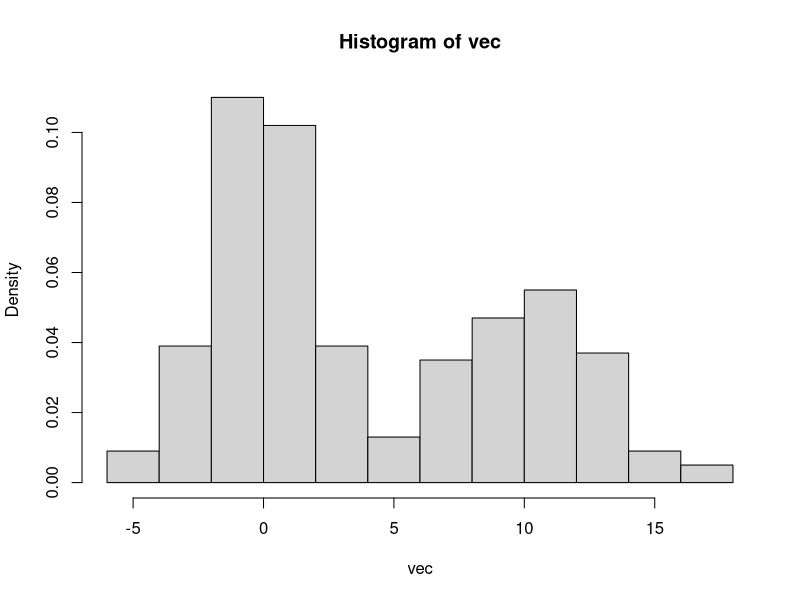
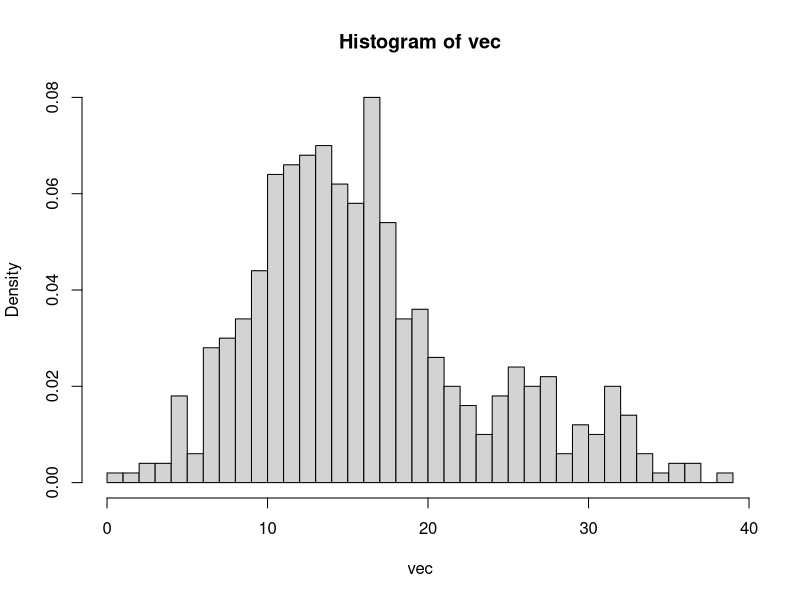
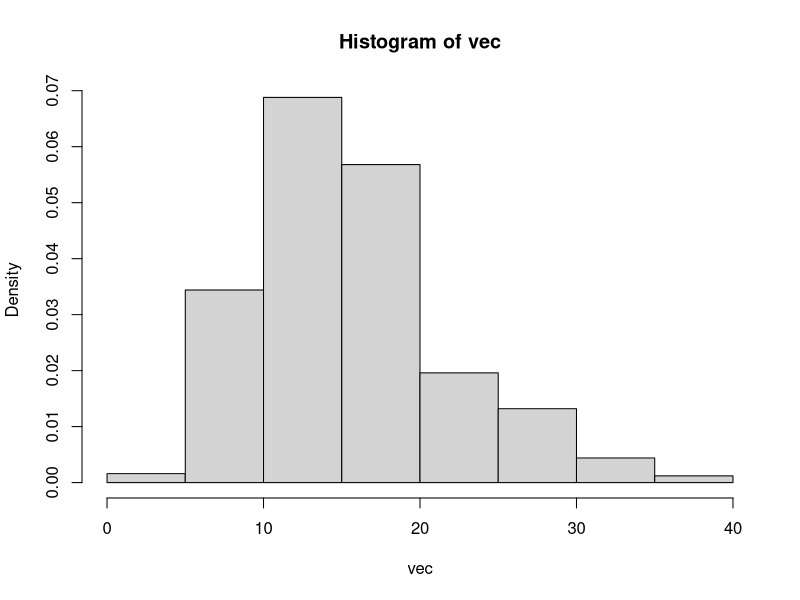
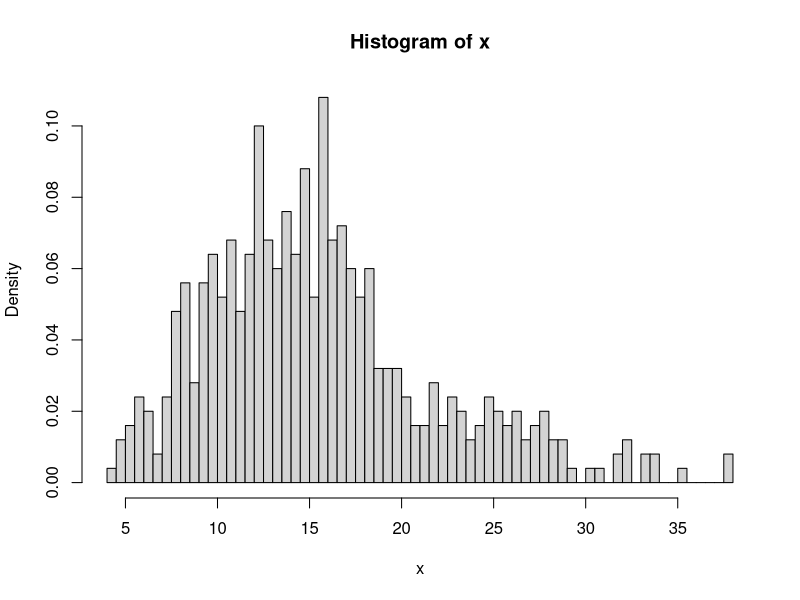

R code for these plots, in order:
## ---- chunk 1
# Fonction permettant de générer des données 
f <- function(mu1, mu2, s1, s2, n1, n2) {
  vec1<- rnorm(n1,mu1, s1)
  vec2<- rnorm(n2,mu2, s2)
  vec <- sample(c(vec1, vec2))
  
  hist(vec, freq = F)
  
  return(vec)
}

res <- f(0, 10, 2, 3, 300, 200)
res

# envoi du vecteur 
# write.csv(res, 'res.csv')
## ---- chunk 2
# Visualisation des données du vecteur 
vec <- read.table("data/vecteur_4.csv", sep = ",")
vec <- vec$V2
vec <- vec[-1]
vec <- sapply(vec, as.numeric)

hist(vec, nclass = 50, freq = F)
## ---- chunk 3
densite <- function(sigma, mu, x) {
  d <- (1/(sigma*sqrt(2*pi)))  * exp((-1/2)*  ((x-mu)/sigma)^2)
  return(d)
}

## ---- chunk 4
mu1.1 <- 14
mu2.1 <- 26
s1.1 <- 5
s2.1 <- 10
## ---- chunk 5
# Pour x = 12
d.1.12 <- densite(sigma = s1.1, mu = mu1.1, x = 12)
d.2.12 <- densite(sigma = s2.1, mu = mu2.1, x = 12)
d.1.12/d.2.12  # > 1

# pour x = 20
d.1.20 <- densite(sigma = s1.1, mu = mu1.1, x = 20)
d.2.20 <- densite(sigma = s2.1, mu = mu2.1, x = 20)
d.1.20/d.2.20 # > 1

# pour x = 25
d.1.25 <- densite(sigma = s1.1, mu = mu1.1, x = 25)
d.2.25 <- densite(sigma = s2.1, mu = mu2.1, x = 25)
d.1.25/d.2.25 # < 1
## ---- chunk 6
etapeE <- function (vec, mu1, mu2, s1, s2) {
  # la fonction etapeE prend en entrée : 
  #   - un vecteur de valeurs
  #   - les paramètres initialisés (ou réestimés) des deux gaussiennes 
  
  # initialisation de la matrice 
  mat <- matrix(0, nrow = length(vec), ncol=2)
  # cette matrice de longueur 500 (taille du vecteur vec) accueillera dans ses colonnes 1 et 2 les valeurs des probabilités que la valeur i du vecteur vec appartienne à la gaussienne 1 et à la gaussienne 2. Chaque ligne i de la matrice somme donc à 1 avec chaque élément des colonnes 1 et 2 compris entre 0 et 1.
  
  # On initialise deux vecteurs d1 et d2
  # d1 (resp. d2) accueillera les valeurs des densités de chacun des x du vecteur *vec* s'il appartient à la gausienne 1 (de paramètres mu1 et s1) (et resp. 2, de paramètres mu2 et s2)
  d1 <- NULL 
  d2 <- NULL
  
  # calcul des densités du vecteur vec pour g1 et g2
  for (i in 1:length(vec)){
    d1[i] <- densite(sigma = s1, mu = mu1, x = vec[i] )
    d2[i] <- densite(sigma = s2, mu = mu2, x = vec[i] )
  }
  
  # print(d1)  # test d1
  # print(d2)  # test d2
  
  # on va compter les d1/d2
  compteur1 <- NULL  
  for (i in 1:length(d1)){
    if (d1[i]>d2[i]) {
      compteur1[i] <- TRUE
    }
  }

  # print(compteur1) 
  # soit TRUE soit 'na' 
  
  C1 <- sum(!is.na(compteur1)) ; # print(C1) 
  C2 <- length(vec)-C1
  
  p.C1 <- C1 / (C1+C2)
  p.C2 <- C2 / (C1+C2)
  
  # print(p.C1)
  # print(p.C2)
  # P(A| C1)  = d1
  
  p.A.C1 <- d1
  p.A.C2 <- d2
  
  # Remplissage de la matrice *mat* avec les proba P(C1|A) et P(C2|A)
  for (i in 1:nrow(mat)) {
  mat[i,1] <- (p.A.C1[i] * p.C1) / (  p.A.C1[i]*p.C1 +    p.A.C2[i]*p.C2 )
    
  mat[i,2] <- ( p.A.C2[i] * p.C2) / ( p.A.C1[i]*p.C1 +    p.A.C2[i]*p.C2 )
    
  }
  
  return(list(mat, p.C1, p.C2))
  # on retourne la matrice contenant les proba d'appartenance de chaque individu à l'une et l'autre gaussiennes
}
## ---- chunk 7
res.E.1 <- etapeE(vec, mu1.1, mu2.1, s1 = s1.1, s2 = s2.1)
# res.E.1[[1]]
## ---- chunk 8
etapeM <- function(vecteur,matrice){
  
  moyenne <- numeric(ncol(matrice))
  ecarts_type <- numeric(ncol(matrice))
  
  for (j in 1:ncol(matrice)){
    haut <- 0
    bas <- 0
    somme <- 0
    
    for (i in 1:nrow(matrice)){
      haut <-haut + vecteur[i]*matrice[i,j]
      bas <- bas + matrice[i,j]
    }
    
    moyenne[j] <- haut/bas
    
    for (i in 1:nrow(matrice)) {
      somme <- somme + matrice[i,j] * (vecteur[i] - moyenne[j])^2
    }
    ecarts_type[j] <- sqrt(somme / bas)
  }
  return(list(vec = vecteur,mu1 = moyenne[1], mu2 = moyenne[2], s1= ecarts_type[1], s2 = ecarts_type[2]))
}
## ---- chunk 9
res.M.1 <- etapeM(vec, res.E.1[[1]])
## ---- chunk 10
etapesEM <- function (vec, nb_iter, mu1.init = mu1.1, mu2.init = mu2.1, s1.init = s1.1, s2.init = s2.1 ) {
  
  num_iter <- 0
  
  # initialisation
  cat("réalisation de l'étape :", num_iter)
  resE <- etapeE(vec, mu1.1, mu2.1, s1.1, s2.1)
  resM <- etapeM(vec, matrice = resE[[1]])
  cat("\tNouvelles valeurs : mu1 =",round(resM[[2]]),"|", "mu2 =",round(resM[[3]]),"|", "s1 = ",round(resM[[4]]),"|", "s2 =", round(resM[[5]]))
  num_iter= num_iter + 1

  # itérations
  while(num_iter!=nb_iter) {
  cat("\nréalisation de l'étape :", num_iter)
  resE <- etapeE(vec = resM[[1]], mu1 = resM[[2]], mu2 = resM[[3]], s1 = resM[[4]], s2 = resM[[5]])
  resM <- etapeM(vecteur = resM[[1]], matrice = resE[[1]])
  cat("\tNouvelles valeurs : mu1 =",round(resM[[2]]),"|", "mu2 =",round(resM[[3]]),"|", "s1 = ",round(resM[[4]]),"|", "s2 =", round(resM[[5]]))
  num_iter= num_iter + 1
  }
  
}
## ---- chunk 11
etapesEM(vec = vec, nb_iter = 100)
## ---- chunk 12
etapesEM_autostopped <- function (vec, mu1.init = mu1.1, mu2.init = mu2.1, s1.init = s1.1, s2.init = s2.1 ) {
  
  num_iter <- 1
  loglik <- NULL
  
  # initialisation
  resE <- etapeE(vec, mu1.1, mu2.1, s1.1, s2.1)
  resM <- etapeM(vec, matrice = resE[[1]])

  loglik[num_iter] <- sum(log(resE[[2]] * dnorm(vec, resM[[2]], resM[[4]]) + 
                        resE[[3]] * dnorm(vec, resM[[3]], resM[[5]])))
  
  cat("Étape", num_iter, ": mu1 =", round(resM[[2]]), "| mu2 =", round(resM[[3]]),
      "| s1 =", round(resM[[4]]), "| s2 =", round(resM[[5]]),
      "| Log-Vraisemblance =", round(loglik[num_iter], 4), "\n")
  
    # Boucle d'itération EM
  repeat {
    num_iter <- num_iter + 1
    
    resE <- etapeE(vec, resM[[2]], resM[[3]], resM[[4]], resM[[5]])
    resM <- etapeM(vec, matrice = resE[[1]])
    
    loglik[num_iter] <- sum(log(resE[[2]] * dnorm(vec, resM[[2]], resM[[4]]) +
                                resE[[3]] * dnorm(vec, resM[[3]], resM[[5]])))
    
    cat("Étape", num_iter, ": mu1 =", round(resM[[2]]), "| mu2 =", round(resM[[3]]),
        "| s1 =", round(resM[[4]]), "| s2 =", round(resM[[5]]),
        "| Log-Vraisemblance =", round(loglik[num_iter], 4), "\n")
    
    # condition d'arrêt
    if (loglik[num_iter] <= loglik[num_iter - 1]) {
      cat("\nArrêt automatique (plus d'amélioration de la log-vraisemblance)\n")
      break
    }
  }
  
}
## ---- chunk 13
etapesEM_autostopped(vec)
## ---- chunk 14
etapesEM_autostopped(vec, mu1.init = 17 , mu2.init = 25,s1.init = 0 , s2.init = 5)
etapesEM_autostopped(vec, mu1.init = 13 , mu2.init = 17,s1.init = 0.5 , s2.init = 0)
# même avec d'autres valeurs d'initialisation 

## ---- chunk 15
x <- f(13,25,4,6, 400,100)
hist(x, freq = F, nclass = 50)
## ---- chunk 16
etapesEM_autostopped(vec = res, mu1.init = 0 , mu2.init = 12, s1.init =1 , s2.init = 2)
